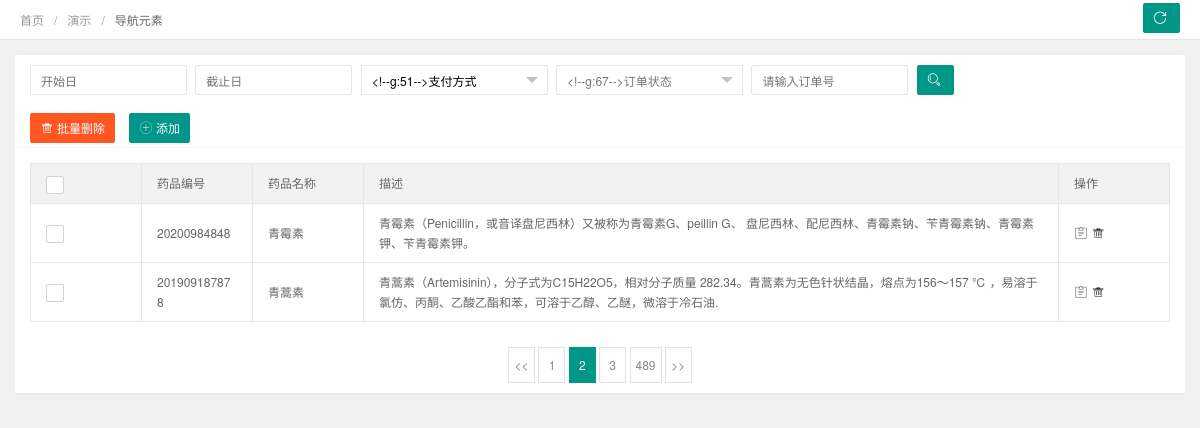
Page /mrg/medicine-list on the committed database.
### mrg/models.py (models this page shows)
class Medicine(models.Model):
    name = models.CharField(max_length=200)
    sn = models.CharField(max_length=200)
    desc = models.CharField(max_length=200)

### mrg/views.py (the view)
# urls.py: path('medicine-list', medicine_list),
def medicine_list(request):
    if auth(request):
        qs = Medicine.objects.values()
        data = list(qs)
        return HttpResponse(render(request, 'medicine-list.html', context={'data': data}))

### mrg/auth.py (called while the page is built)
def auth(request):
    if 'usertype' not in request.session:
        return HttpResponse(render(request, 'login.html', context={'msg': '请先登录！'}))
    elif request.session['usertype'] != 'mgr' :
        return HttpResponse(render(request, 'login.html', context={'msg': '用户非mgr类型'}))
    else:
        return True

### templates/medicine-list.html (shortened to what this page needs)
<!DOCTYPE html>
<html class="x-admin-sm">
    <head>
        <link rel="stylesheet" href="/static/css/font.css">
        <link rel="stylesheet" href="/static/css/xadmin.css">
    </head>
    <body>
        <div class="x-nav">
            <span class="layui-breadcrumb">
                <a href="">首页</a>
                <a href="">演示</a>
                <a>
                    <cite>导航元素</cite></a>
            </span>
            <a class="layui-btn layui-btn-small" style="line-height:1.6em;margin-top:3px;float:right" onclick="location.reload()" title="刷新">
                <i class="layui-icon layui-icon-refresh" style="line-height:30px"></i>
            </a>
        </div>
        <div class="layui-fluid">
            <div class="layui-row layui-col-space15">
                <div class="layui-col-md12">
                    <div class="layui-card">
                        <div class="layui-card-body ">
                            <form class="layui-form layui-col-space5">
                                <div class="layui-input-inline layui-show-xs-block">
                                    <input class="layui-input" placeholder="开始日" name="start" id="start"></div>
                                <div class="layui-input-inline layui-show-xs-block">
                                    <input class="layui-input" placeholder="截止日" name="end" id="end"></div>
                                <div class="layui-input-inline layui-show-xs-block">
                                </div>
                                <div class="layui-input-inline layui-show-xs-block">
                                </div>
                                <div class="layui-input-inline layui-show-xs-block">
                                    <input type="text" name="username" placeholder="请输入订单号" autocomplete="off" class="layui-input"></div>
                                <div class="layui-input-inline layui-show-xs-block">
                                    <button class="layui-btn" lay-submit="" lay-filter="sreach">
                                        <i class="layui-icon">&#xe615;</i></button>
                                </div>
                            </form>
                        </div>
                        <div class="layui-card-header">
                            <button class="layui-btn layui-btn-danger" onclick="delAll()">
                                <i class="layui-icon"></i>批量删除</button>
                            <button class="layui-btn" onclick="xadmin.open('添加用户','/mrg/medicine-add',600,400)">
                                <i class="layui-icon"></i>添加</button></div>
                        <div class="layui-card-body ">
                            <table class="layui-table layui-form">
                                <thead>
                                    <tr>
                                        <th>
                                        </th>
                                        <th>药品编号</th>
                                        <th>药品名称</th>
                                        <th>描述</th>
                                        <th>操作</th></tr>
                                </thead>
                                <tbody>
                                {% for item in data %}
                                    <tr>
                                        <td>
                                            <input type="checkbox" name="" lay-skin="primary"></td>
                                        <td>{{ item.sn }}</td>
                                        <td>{{ item.name}}</td>
                                        <td>{{ item.desc }}</td>
                                        <td class="td-manage">
                                            <a title="查看" onclick="xadmin.open('编辑','order-view.html')" href="javascript:;">
                                                <i class="layui-icon">&#xe63c;</i></a>
                                            <a title="删除" onclick="member_del(this,'要删除的id')" href="javascript:;">
                                                <i class="layui-icon">&#xe640;</i></a>
                                        </td>
                                    </tr>
                                {% endfor %}
                                </tbody>
                            </table>
                        </div>
                        <div class="layui-card-body ">
                            <div class="page">
                                <div>
                                    <a class="prev" href="">&lt;&lt;</a>
                                    <a class="num" href="">1</a>
                                    <span class="current">2</span>
                                    <a class="num" href="">3</a>
                                    <a class="num" href="">489</a>
                                    <a class="next" href="">&gt;&gt;</a></div>
                            </div>
                        </div>
                    </div>
                </div>
            </div>
        </div>
    </body>
</html>

### static/css/xadmin.css (style rules this page uses)
* { margin: 0px; padding: 0px; font-family: "Helvetica Neue", Helvetica, Arial, sans-serif; }
a { text-decoration: none; }
html { width: 100%; height: 100%; overflow-x:hidden; overflow-y:auto; }
body { width: 100%; min-height: 100%; background: #f1f1f1; }
.layui-fluid { padding:15px; }
.x-nav { padding: 0 20px; position: relative; z-index: 99; border-bottom: 1px solid #e5e5e5; line-height: 39px; height: 39px; overflow: hidden; background: #fff; }
.page { text-align: center; }
.page a { display: inline-block; background: #fff; color: #888; padding: 5px; min-width: 15px; border: 1px solid #E2E2E2; }
.page span { display: inline-block; padding: 5px; min-width: 15px; border: 1px solid #E2E2E2; }
.page span.current { display: inline-block; background: #009688; color: #fff; padding: 5px; min-width: 15px; border: 1px solid #009688; }
.layui-table td, .layui-table th { min-width: 80px; }
table th, table td { word-break: break-all; }
.x-admin-sm { font-size: 12px; }
.x-admin-sm body { font-size: 12px; }
.x-admin-sm .layui-table td, .x-admin-sm .layui-table th { font-size: 12px; }
.x-admin-sm .layui-icon { font-size: 14px; }
.x-admin-sm .layui-breadcrumb>* { font-size: 12px; }
.x-admin-sm .layui-btn,.x-admin-sm .layui-btn-xs,.x-admin-sm .layui-btn-sm { font-size: 12px; }
.x-admin-sm .layui-btn { height: 30px; line-height: 30px; padding: 0 10px; }
.x-admin-sm .layui-input,.x-admin-sm .layui-select,.x-admin-sm .layui-textarea { height: 30px; }

### rows in the picture
Medicine: sn "20200984848", name "青霉素", desc "青霉素（Penicillin，或音译盘尼西林）又被称为青霉素G、peillin G、 盘尼西林、配尼西林、青霉素钠、苄青霉素钠、青霉素钾、苄青霉素钾。"
Medicine: sn "201909187878", name "青蒿素", desc "青蒿素（Artemisinin），分子式为C15H22O5，相对分子质量 282.34。青蒿素为无色针状结晶，熔点为156～157 ℃ ，易溶于氯仿、丙酮、乙酸乙酯和苯，可溶于乙醇、乙醚，微溶于冷石油."
